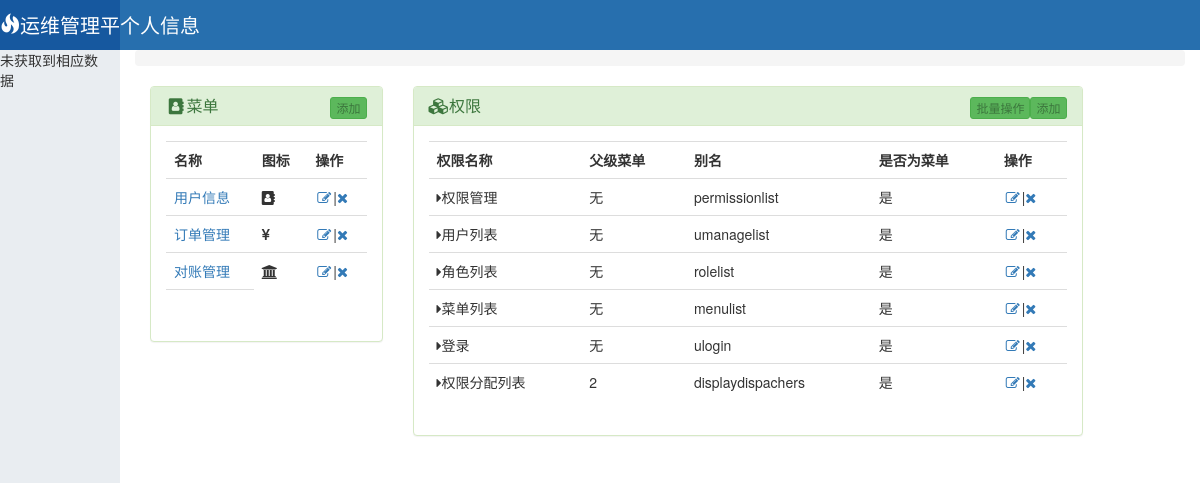
/umanage/permissionlist/, run on the app's committed database.
### user/models.py (models this page shows, shortened)
class Menu(models.Model):
    name=models.CharField(max_length=12)
    weight=models.IntegerField(blank=True,null=True)
    ico=models.CharField(max_length=32)

class Permission(models.Model):
    title=models.CharField(verbose_name="权限名称",max_length=12)
    url = models.CharField(verbose_name="权限路径", max_length=100)
    ico = models.CharField(verbose_name="图标路径", max_length=100,blank=True,null=True)
    pid = models.ForeignKey(verbose_name="父级菜单",to='self',on_delete=models.CASCADE,blank=True,null=True)
    menu_id=models.ForeignKey(to="menu",on_delete=models.CASCADE,blank=True,null=True)
    weight=models.IntegerField(verbose_name='权重',blank=True,null=True)
    is_menu = models.BooleanField(verbose_name="是否为菜单", default=False)
    url_name=models.CharField(verbose_name='别称',max_length=40,unique=True)

### user/views/aboutPermission.py (the view, shortened to what this page needs)
# urls.py: path('permissionlist/', PermissionView.as_view(), name='permissionlist'),
class PermissionView(View):
    form_class = modelsform.PermissionForm
    initial = {'key': 'value'}
    def get(self, request):
        menulist = models.Menu.objects.all()
        allPermissionDict = {}
        mid = request.GET.get('mid', None)
        typemethod = request.GET.get('methodtype', None)
        if mid:
            allPermission = self.get_all_permission_dict()
            for key, permission in allPermission.items():
                if permission['menu_id'] == int(mid):
                    allPermissionDict[key] = permission
        else:
            allPermissionDict = self.get_all_permission_dict()
        return render(request, 'permissonpage.html', {'perlist': allPermissionDict, 'menulist': menulist})
    def get_all_permission_dict(self):
        permissionlist = models.Permission.objects.values()
        perobjs=MakeAboutUserSomeThing()
        allPermissionDict = perobjs.get_per_data()
        return allPermissionDict

### user/templatetags/webtagplugs.py (called while the page is built)
@register.inclusion_tag('menu.html')
def display_menu(request):
    menulist=request.session.get('menus',None)
    if menulist:
        for key,sub_menu in menulist.items():
           for child in  sub_menu.get('child'):
            if re.match(request.path ,child['url'] ):
                child['class']='active'
        return {'menu_list':menulist}
    else:
        return {'menu_list': menulist}

### user/templates/permissonpage.html (shortened to what this page needs)
{% extends "basiclayout.html" %}
{% load webtagplugs %}
{% block content %}
    <div class="container-fluid">
        <div class="row">
            <div class="col-md-3">
                <div class="panel panel-success ">
                    <div class="panel-heading panel-success">
                        <h3 class="panel-title"><i class="fa fa-address-book fa-fw"></i>菜单<a href="{% url 'menu_add' %}"
                                                                                             class="btn btn-success btn-xs pull-right">添加</a>
                        </h3>
                    </div>
                    <div class="panel-body">
                        <table class="table .table-condensed">
                            <tr>
                                <th>名称</th>
                                <th>图标</th>
                                <th>操作</th>
                            </tr>
                            {% if menulist %}
                                {% for menu in menulist %}
                                    <tr>
                                        <td><a href="{% url 'permissionlist' %}?mid={{ menu.id }}">{{ menu.name }}</a></td>
                                        <td><i class="{{ menu.ico }}"></i></td>
                                        <td><a href="{% url 'menu_edit' menu.id %}"><i class="fa fa-edit fa-fw"></i></a>|<a
                                                href="{% url 'menu_del' menu.id %}"><i class="fa fa-times"></i></a></td>
                                    </tr>
                                {% endfor %}
                                {% else %}
                                    <span>未查到相应数据请添加</span>
                            {% endif %}
                            <tr>
                                <th></th>
                            </tr>
                        </table>
                    </div>
                </div>
            </div>
            <div class="col-md-8">
                <div class="panel panel-success">
                    <div class="panel-heading ">
                        <div class=""><h3 class="panel-title "><span><i class="fa fa-cubes fa-fw "></i>权限</span> <a
                                href="/umanage/permissionadd/?methodtype=add" methodtype="add"
                                class="btn btn-success btn-xs pull-right">添加</a>
                                <a
                                href="{% url 'muladdpermission' %}" methodtype="add"
                                class="btn btn-success btn-xs pull-right">批量操作</a>
                        </h3></div>
                    </div>
                    <div class="panel-body">
                        <table class="table">
                            <tr>
                                <th>权限名称</th>
                                <th>父级菜单</th>
                                <th>别名</th>
                                <th>是否为菜单</th>
                                <th>操作</th>
                            </tr>
                            {% if perlist %}
                                {% for key,value in perlist.items %}
                                    <tr class="parent">
                                        <td><i class="fa fa-caret-right fa-caret-down watchsubperlist"></i>{{ value.title }}
                                        </td>
                                        <td>{% if value.pid%}
                                            {{ value.pid }}
                                        {% else %}
                                            无
                                        {% endif %}
                                        </td>
                                        <td>{{ value.url_name }}</td>
                                        <td>{% if value.is_menu %}
                                            是
                                        {% else %}
                                            否
                                        {% endif %}
                                        </td>
                                        <td><a href="{% url 'permission_edit' value.id %}"><i class="fa fa-edit fa-fw"></i></a>|<a
                                                href="{% url 'permission_del' value.id %}"><i class="fa fa-times"></i></a>
                                        </td>
                                    </tr>
                                {% endfor %}
                            {% else %}
                                <tr><td><span>未查到相应数据请添加</span></td></tr>
                            {% endif %}
                        </table>
                    </div>
                </div>
            </div>
        </div>
    </div>
{% endblock %}

### data on the page
Menu: name "用户信息"
Menu: name "订单管理"
Menu: name "对账管理"
Permission: title "权限管理", url_name "permissionlist"
Permission: title "用户列表", url_name "umanagelist"
Permission: title "角色列表", url_name "rolelist"
Permission: title "菜单列表", url_name "menulist"
Permission: title "登录", url_name "ulogin"
Permission: title "权限分配列表", url_name "displaydispachers"

### other printed values
{{ value.pid }} "2"
